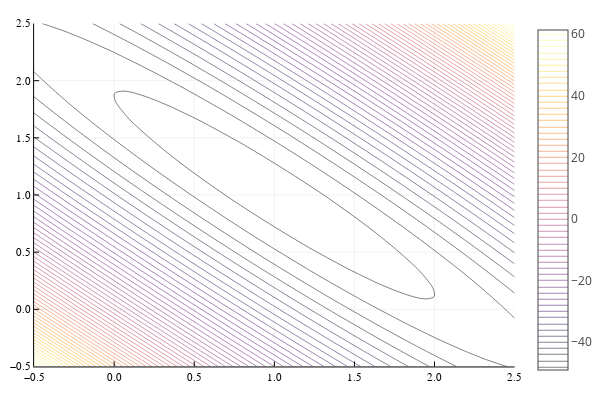

Notebook cell for this chart:
### Code cell
using LinearAlgebra, Random

Random.seed!(0)
V = qr(rand(2,2)).Q
A = V * diagm(0 => [7.0; 1.0]) * V'
A = A * A' + 0.2I
b = A * ones(2)

f(x) = dot(x, A * x) / 2 - dot(b, x)
xg = range(-0.5, 2.5, length=50)
yg = range(-0.5, 2.5, length=50)
contour(xg, yg, (x,y) -> f([x;y]), levels=100)

### Figure 1 — Plotly figure (JSON) as saved in the notebook; plotly's stock layout.template omitted (floating-point values rounded to 4 significant figures; data arrays with more than 128 entries replaced by an {"elided": "..."} marker saying what was removed)
{"data": [{"colorbar": {"title": ""}, "colorscale": {"elided": "256x2 mixed values"}, "contours": {"coloring": "lines", "showlabels": false}, "hoverinfo": "none", "name": "y1", "ncontours": 102, "showlegend": false, "showscale": true, "type": "contour", "x": [-0.5, -0.4388, -0.3776, -0.3163, -0.2551, -0.1939, -0.1327, -0.07143, -0.0102, 0.05102, 0.1122, 0.1735, 0.2347, 0.2959, 0.3571, 0.4184, 0.4796, 0.5408, 0.602, 0.6633, 0.7245, 0.7857, 0.8469, 0.9082, 0.9694, 1.031, 1.092, 1.153, 1.214, 1.276, 1.337, 1.398, 1.459, 1.52, 1.582, 1.643, 1.704, 1.765, 1.827, 1.888, 1.949, 2.01, 2.071, 2.133, 2.194, 2.255, 2.316, 2.378, 2.439, 2.5], "xaxis": "x1", "y": [-0.5, -0.4388, -0.3776, -0.3163, -0.2551, -0.1939, -0.1327, -0.07143, -0.0102, 0.05102, 0.1122, 0.1735, 0.2347, 0.2959, 0.3571, 0.4184, 0.4796, 0.5408, 0.602, 0.6633, 0.7245, 0.7857, 0.8469, 0.9082, 0.9694, 1.031, 1.092, 1.153, 1.214, 1.276, 1.337, 1.398, 1.459, 1.52, 1.582, 1.643, 1.704, 1.765, 1.827, 1.888, 1.949, 2.01, 2.071, 2.133, 2.194, 2.255, 2.316, 2.378, 2.439, 2.5], "yaxis": "y1", "z": {"elided": "50x50 float values"}, "zmax": 61.35, "zmin": -49.08}], "layout": {"annotations": [], "height": 400, "legend": {"bgcolor": "rgba(255, 255, 255, 1.000)", "bordercolor": "rgba(0, 0, 0, 1.000)", "borderwidth": 1, "font": {"color": "rgba(0, 0, 0, 1.000)", "family": "sans-serif", "size": 11}, "tracegroupgap": 0, "traceorder": "normal", "x": 1, "xanchor": "auto", "y": 1, "yanchor": "auto"}, "margin": {"b": 20, "l": 0, "r": 0, "t": 20}, "paper_bgcolor": "rgba(255, 255, 255, 1.000)", "plot_bgcolor": "rgba(255, 255, 255, 1.000)", "showlegend": true, "width": 600, "xaxis": {"anchor": "y1", "domain": [0.06582, 0.9934], "gridcolor": "rgba(0, 0, 0, 0.100)", "gridwidth": 0.5, "linecolor": "rgba(0, 0, 0, 1.000)", "mirror": false, "range": [-0.5, 2.5], "showgrid": true, "showline": true, "showticklabels": true, "tickangle": 0, "tickcolor": "rgb(0, 0, 0)", "tickfont": {"color": "rgba(0, 0, 0, 1.000)", "family": "sans-serif", "size": 11}, "tickmode": "array", "ticks": "inside", "ticktext": ["−0.5", "0.0", "0.5", "1.0", "1.5", "2.0", "2.5"], "tickvals": [-0.5, 0, 0.5, 1, 1.5, 2, 2.5], "title": "", "titlefont": {"color": "rgba(0, 0, 0, 1.000)", "family": "sans-serif", "size": 15}, "type": "-", "visible": true, "zeroline": false, "zerolinecolor": "rgba(0, 0, 0, 1.000)"}, "yaxis": {"anchor": "x1", "domain": [0.03762, 0.9902], "gridcolor": "rgba(0, 0, 0, 0.100)", "gridwidth": 0.5, "linecolor": "rgba(0, 0, 0, 1.000)", "mirror": false, "range": [-0.5, 2.5], "showgrid": true, "showline": true, "showticklabels": true, "tickangle": 0, "tickcolor": "rgb(0, 0, 0)", "tickfont": {"color": "rgba(0, 0, 0, 1.000)", "family": "sans-serif", "size": 11}, "tickmode": "array", "ticks": "inside", "ticktext": ["−0.5", "0.0", "0.5", "1.0", "1.5", "2.0", "2.5"], "tickvals": [-0.5, 0, 0.5, 1, 1.5, 2, 2.5], "title": "", "titlefont": {"color": "rgba(0, 0, 0, 1.000)", "family": "sans-serif", "size": 15}, "type": "-", "visible": true, "zeroline": false, "zerolinecolor": "rgba(0, 0, 0, 1.000)"}}}
